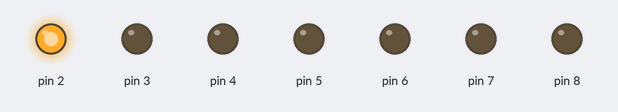
This sketch was run on a simulated Arduino Uno, built with avr-gcc and run on an emulated ATmega328P. On the bench: output pins drawn as LEDs (lit = HIGH).

Above: at 0.05 s.
At 0.15 s:
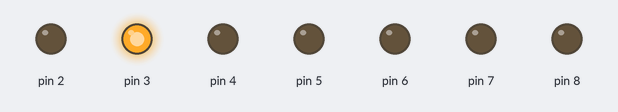
At 0.75 s:
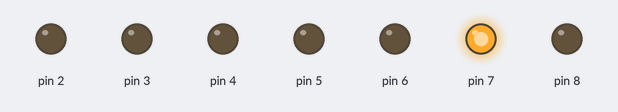
At 1.45 s:
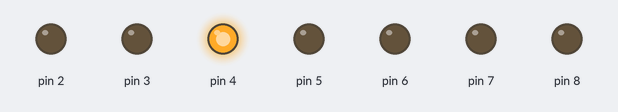
At 2.15 s:
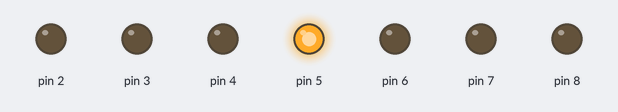
At 2.85 s:
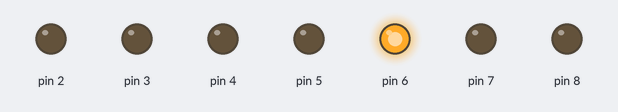
Timing chart, 0 to 3.1 s (numbered marks = the images above):
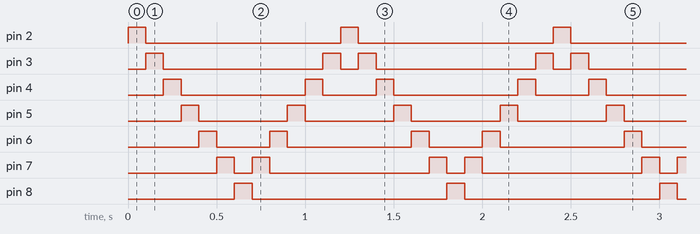

The sketch:

Ornek4_RobotTarayici.ino
```cpp
/*
  ROBOTİK KODLAMA 10 - 7. HAFTA - ÖRNEK 4 (SEKTÖR): GÜVENLİK ROBOTU TARAYICI IŞIĞI  (7 LED, for döngüsü)
  ----------------------------------------------------------------------
  Senaryo : Gece devriyesindeki güvenlik robotunun yüzündeki 7 LED'lik tarayıcı çubuğunda tek bir ışık
            noktası gidip gelir. Kitaptaki 7 LED örneğindeki for döngüsü burada gerçek bir ürüne dönüşür.
  Kazanım : for döngüsüyle 7 pini tek komutla yönetmek, sayaç değişkenini (int i) kullanmak.

  MALZEME LİSTESİ
    Bileşen              Adet   Bağlandığı yer
    Arduino Uno           1     -
    Breadboard            1     Uzun (en az 42 sütun) veya iki küçük breadboard
    LED (kırmızı)         7     D2 ... D8; katotlar GND hattında
    Direnç 220 ohm        7     Her LED için birer tane
    Jumper kablo          8     D2-D8 ve GND bağlantıları

  DEVRE (adım adım)
    1) GND -> breadboard mavi (-) hat.
    2) Her LED'in katodu mavi hatta, anodu kendi sütununa.
    3) Her anot sütununa birer 220 ohm direnç, direncin boşta ucuna kablo (soldan sağa D8, D7 ... D2).

  İPUCU: D0 ve D1 seri haberleşme pinleridir; LED için D2'den başla.
*/

int i;                                  // sayaç: şu an hangi pindeyiz?

void setup() {
  for (i = 2; i <= 8; i++) {            // i sırayla 2, 3, 4, ... 8 olur
    pinMode(i, OUTPUT);                 // tek satır 7 pini çıkış yapar
  }
}

void loop() {
  for (i = 2; i <= 8; i++) {            // 2. pinden 8. pine ilerle
    digitalWrite(i, HIGH);              // i numaralı LED yansın
    delay(100);                         // 100 ms parlasın
    digitalWrite(i, LOW);               // i numaralı LED sönsün
  }
  for (i = 7; i >= 3; i--) {            // 7. pinden 3. pine geri dön
    digitalWrite(i, HIGH);              // i numaralı LED yansın
    delay(100);                         // 100 ms parlasın
    digitalWrite(i, LOW);               // i numaralı LED sönsün
  }
}

/*
  DEĞİŞTİR VE GÖZLE
    - delay(100) değerlerini 50 yap. Tarama iki kat hızlanır.
    - İlk for satırındaki i <= 8 koşulunu i <= 5 yap. Hangi LED'ler hiç yanmaz?

  TOPLAM SÜRE (doğrulama): ileri 7 x 100 = 700 ms, geri 5 x 100 = 500 ms -> 1200 ms
  SIRA: 2 3 4 5 6 7 8 7 6 5 4 3 (sonra tekrar 2'den başlar)
*/
```

Measured:
- by itself, pin 2, pin 8: alternates HIGH for 0.10 s and LOW for 1.1 s
- by itself, pin 3: repeats every 1.2 s: LOW 0.90 s, HIGH 0.10 s, LOW 0.10 s, HIGH 0.10 s
- by itself, pin 4: repeats every 1.2 s: LOW 0.70 s, HIGH 0.10 s, LOW 0.30 s, HIGH 0.10 s
- by itself, pin 5: alternates HIGH for 0.10 s and LOW for 0.50 s
- by itself, pin 6: repeats every 1.2 s: LOW 0.30 s, HIGH 0.10 s, LOW 0.70 s, HIGH 0.10 s
- by itself, pin 7: repeats every 1.2 s: LOW 0.10 s, HIGH 0.10 s, LOW 0.90 s, HIGH 0.10 s
